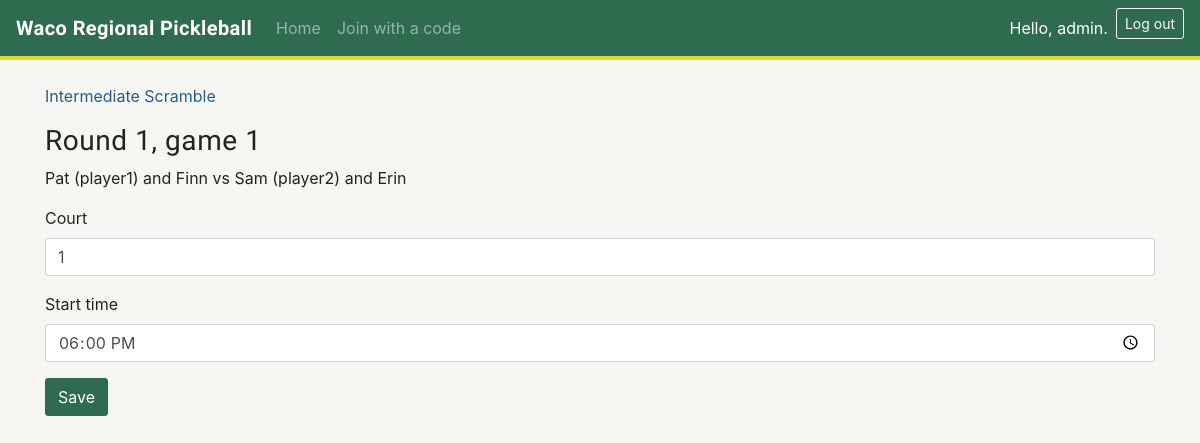
The page /scramble-games/29/edit/ (signed in) on the database its author committed.
### tournaments/models.py (models this page shows, shortened)
class ScrambleGame(models.Model):
    division = models.ForeignKey(Division, on_delete=models.CASCADE)
    round_number = models.PositiveIntegerField()
    game_number = models.PositiveIntegerField()
    a1 = models.ForeignKey(Team, on_delete=models.CASCADE, related_name='scramble_a1')
    a2 = models.ForeignKey(Team, on_delete=models.CASCADE, related_name='scramble_a2')
    b1 = models.ForeignKey(Team, on_delete=models.CASCADE, related_name='scramble_b1')
    b2 = models.ForeignKey(Team, on_delete=models.CASCADE, related_name='scramble_b2')
    court = models.PositiveIntegerField(null=True, blank=True)
    start_time = models.TimeField(null=True, blank=True)
    a_score = models.PositiveIntegerField(null=True, blank=True)
    b_score = models.PositiveIntegerField(null=True, blank=True)

class Division(models.Model):
    LEVEL_CHOICES = [
        ('beginner', 'Beginner'),
        ('intermediate', 'Intermediate'),
        ('advanced', 'Advanced'),
    ]
    FORMAT_CHOICES = [
        ('mixed', 'Mixed doubles'),
        ('mens', "Men's doubles"),
        ('womens', "Women's doubles"),
        ('scramble', 'Scramble'),
    ]
    MEETING_CHOICES = [(1, 'Once'), (2, 'Twice')]
    WIN_BY_TWO_CHOICES = [('', "Use the tournament's setting"), ('yes', 'Yes'), ('no', 'No')]
    tournament = models.ForeignKey(Tournament, on_delete=models.CASCADE)
    level = models.CharField(max_length=20, choices=LEVEL_CHOICES)
    format = models.CharField(max_length=20, choices=FORMAT_CHOICES)
    max_teams = models.PositiveIntegerField()
    games_per_week = models.PositiveIntegerField()
    max_meetings_per_night = models.PositiveIntegerField(choices=MEETING_CHOICES, default=1)
    game_minutes = models.PositiveIntegerField(null=True, blank=True)
    points_to_win = models.PositiveIntegerField(null=True, blank=True)
    win_by_two = models.CharField(max_length=3, blank=True, choices=WIN_BY_TWO_CHOICES)
    def __str__(self):
        return f"{self.get_level_display()} {self.get_format_display()}"

class Team(models.Model):
    division = models.ForeignKey(Division, on_delete=models.CASCADE)
    name = models.CharField(max_length=100)
    captain = models.ForeignKey(User, null=True, blank=True, on_delete=models.SET_NULL,
                                related_name='captain_teams')
    partner = models.ForeignKey(User, null=True, blank=True, on_delete=models.SET_NULL,
                                related_name='partner_teams')
    dropped = models.BooleanField(default=False)
    def __str__(self):
        return self.name

### tournaments/views.py (the view, shortened to what this page needs)
# urls.py: path('scramble-games/<int:game_id>/edit/', views.edit_scramble_game,
@login_required
def edit_scramble_game(request, game_id):
    game = get_object_or_404(ScrambleGame, id=game_id)
    tournament = game.division.tournament
    if not is_admin(request.user, tournament):
        raise Http404
    if request.method != 'POST':
        form = ScrambleScheduleForm(instance=game)
    context = {'game': game, 'form': form}
    return render(request, 'tournaments/edit_scramble_game.html', context)

### tournaments/forms.py
class ScrambleScheduleForm(forms.ModelForm):
    class Meta:
        model = ScrambleGame
        fields = ['court', 'start_time']
        widgets = {'start_time': forms.TimeInput(attrs={'type': 'time'})}

### tournaments/helpers.py (called while the page is built)
def is_admin(user, tournament):
    if user.is_superuser:
        return True
    return user.is_authenticated and tournament.admins.filter(id=user.id).exists()

### tournaments/templates/tournaments/edit_scramble_game.html (shortened to what this page needs)
{% extends 'tournaments/base.html' %}
{% load bootstrap4 %}
{% block content %}
  <p><a href="{% url 'tournaments:division' game.division.id %}">{{ game.division }}</a></p>
  <h1 class="h3">Round {{ game.round_number }}, game {{ game.game_number }}</h1>
  <p>{{ game.a1 }} and {{ game.a2 }} vs {{ game.b1 }} and {{ game.b2 }}</p>
  <form action="{% url 'tournaments:edit_scramble_game' game.id %}" method="post">
    {% bootstrap_form form %}
    <button name="submit" class="btn btn-primary">Save</button>
  </form>
{% endblock content %}

### tournaments/templates/tournaments/base.html (shortened to what this page needs)
{% load bootstrap4 %}
<!doctype html>
<html lang="en">
<head>
  {% bootstrap_css %}
</head>
<body>
  <nav class="navbar navbar-expand-md navbar-dark navbar-court">
    <a class="navbar-brand" href="{% url 'tournaments:index' %}">Waco Regional Pickleball</a>
    <div class="collapse navbar-collapse" id="navbarLinks">
      <ul class="navbar-nav mr-auto">
        <li class="nav-item"><a class="nav-link" href="{% url 'tournaments:index' %}">Home</a></li>
        {% if user.is_authenticated %}
          <li class="nav-item"><a class="nav-link" href="{% url 'tournaments:join_with_code' %}">Join with a code</a></li>
        {% endif %}
      </ul>
      <ul class="navbar-nav">
        {% if user.is_authenticated %}
          <li class="nav-item"><span class="navbar-text mr-2">Hello, {{ user.username }}.</span></li>
          <li class="nav-item">
            <form action="{% url 'users:logout' %}" method="post" class="form-inline">
              <button name="submit" class="btn btn-outline-light btn-sm">Log out</button>
            </form>
          </li>
        {% else %}
          <li class="nav-item"><a class="nav-link" href="{% url 'users:register' %}">Register</a></li>
          <li class="nav-item"><a class="nav-link" href="{% url 'users:login' %}">Log in</a></li>
        {% endif %}
      </ul>
    </div>
  </nav>
  <main class="container my-4">
    {% block content %}{% endblock content %}
  </main>
</body>
</html>

### tournaments/templates/tournaments/base.html (style rules this page uses)
:root { --court: #2f6b4f; --court-dark: #1f4a37; --court-light: #e3eee6; --kitchen: #2c5d8a; --ball: #d4dd2a; --ink: #1c2621; --paper: #f6f7f3; --muted: #7a857f; }
body { background: var(--paper); color: var(--ink); }
a { color: var(--kitchen); }
h1, h2, h3, .navbar-brand, .night-title { font-family: 'Barlow Condensed', sans-serif; font-weight: 700; letter-spacing: 0.02em; }
.navbar-court { background: var(--court); border-bottom: 4px solid var(--ball); }
.navbar-court .navbar-brand, .navbar-court .nav-link, .navbar-court .navbar-text { color: #fff; }
.btn, .form-control, .alert, .list-group-item:first-child, .list-group-item:last-child, .card { border-radius: 3px; }
.btn-primary { background: var(--court); border-color: var(--court); }

### rows shown on the page
ScrambleGame: division "Intermediate Scramble", round_number "1", game_number "1", a1 "Pat (player1)", a2 "Finn", b1 "Sam (player2)", b2 "Erin", court "1", start_time "18:00:00"

### other values the page prints
{{ user.username }} "admin"
